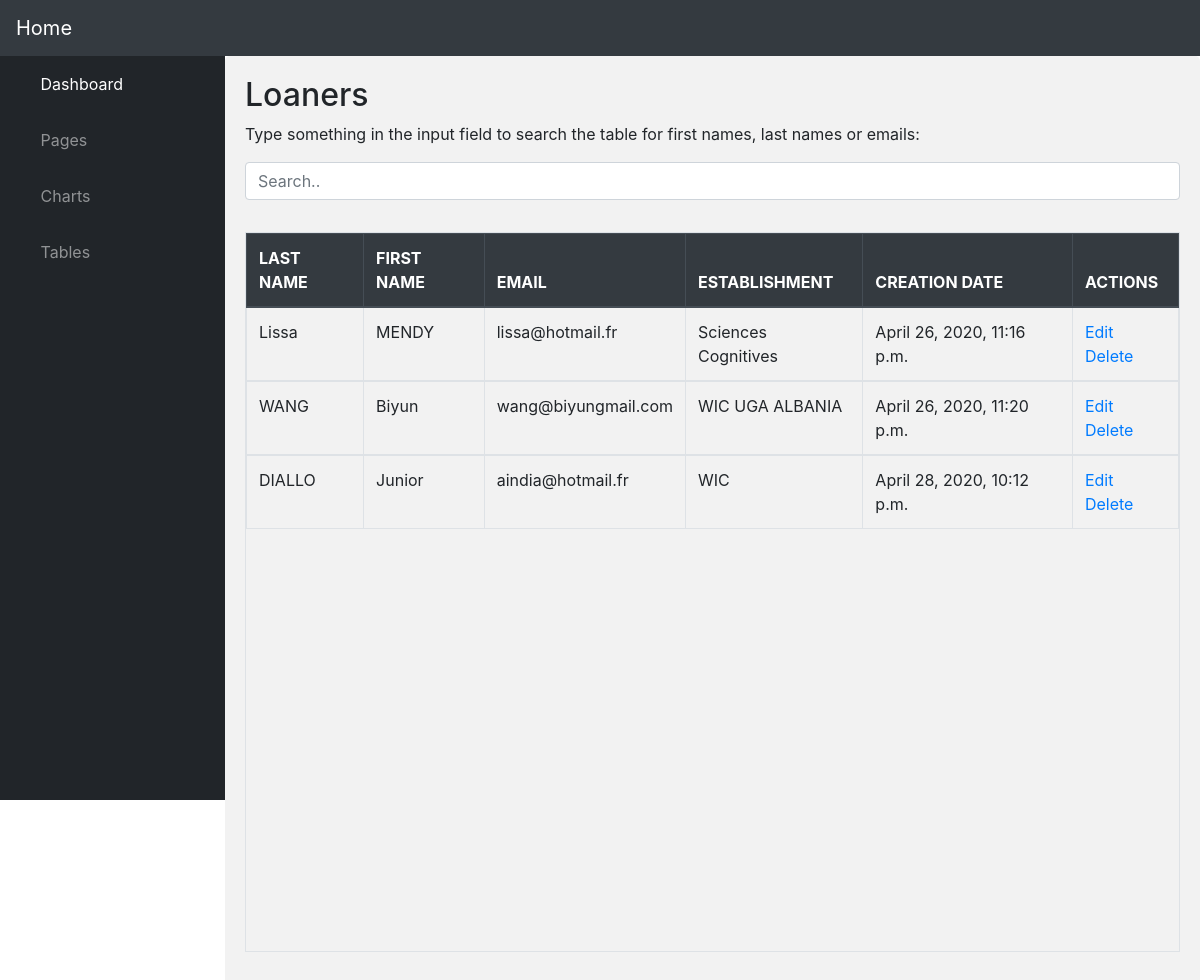
The page /showLoaner on the database as committed earlier.
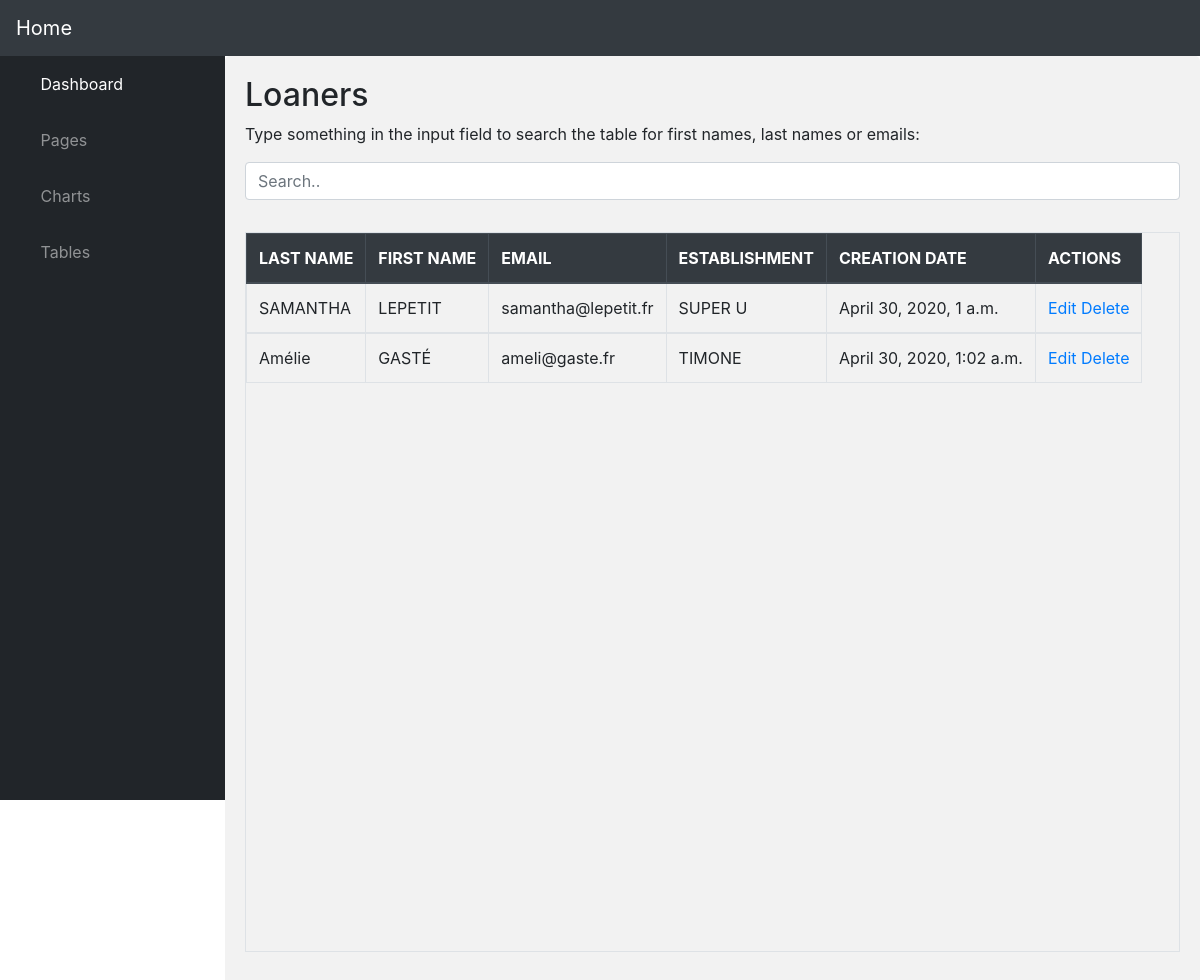
The same page on the database as committed later.
### siteWeb/models.py (models this page shows, shortened)
class Loaner(models.Model):
    last_name = models.CharField(max_length=255)
    first_name = models.CharField(max_length=255)
    email = models.EmailField(max_length=255, unique=True)
    establishment = models.CharField(max_length=250)
    creation_date = models.DateTimeField(auto_now_add=True)

### siteWeb/views.py (the view)
# urls.py: path('showLoaner', views.showLoaner, name='showLoaner'),
def showLoaner(request):
    loaner_liste = Loaner.objects.all()
    return render(request, 'siteWeb/showLoaner.html', {'loaners': loaner_liste})

### siteWeb/templates/siteWeb/showLoaner.html (shortened to what this page needs)
{% include "siteWeb/includes/dashboard.html" %}
{% load crispy_forms_tags %}
{% load static %}
{% block content %}
<head>
</head>
<div class="container">
    <h2>Loaners</h2>
  <p>Type something in the input field to search the table for first names, last names or emails:</p>
  <input class="form-control" id="myInput" type="text" placeholder="Search..">
  <br>
 <table class="table table-bordered responsive" style="height:90vh">
        <thead class="thead-dark">
            <tr>
                <th scope="col">LAST NAME</th>
                <th scope="col">FIRST NAME</th>
                <th scope="col">EMAIL</th>
                <th scope="col">ESTABLISHMENT</th>
                <th scope="col">CREATION DATE</th>
                <th scope="col">ACTIONS</th>
            </tr>
        </thead>
        {% for loaner in loaners %}
        <tbody id="myTable">
        <tr>
            <td>{{loaner.last_name}}</td>
            <td>{{loaner.first_name}}</td>
            <td>{{loaner.email}}</td>
            <td>{{loaner.establishment}}</td>
            <td>{{loaner.creation_date}}</td>
            <td>
                <a href="/editLoaner/{{loaner.id}}"><span>Edit</span></a>
                <a href="/deleteLoaner/{{loaner.id}}">Delete</a>
            </td>
        </tr>
        </tbody>
        {% endfor %}
    </table>
{% endblock %}

Rows that differ between the two databases and show on the page:
removed Loaner: last_name "Lissa", first_name "MENDY", email "lissa@hotmail.fr", establishment "Sciences Cognitives", creation_date "April 26, 2020, 11:16 p.m."
removed Loaner: last_name "WANG", first_name "Biyun", email "wang@biyungmail.com", establishment "WIC UGA ALBANIA", creation_date "April 26, 2020, 11:20 p.m."
removed Loaner: last_name "DIALLO", first_name "Junior", email "aindia@hotmail.fr", establishment "WIC", creation_date "April 28, 2020, 10:12 p.m."
added Loaner: last_name "SAMANTHA", first_name "LEPETIT", email "samantha@lepetit.fr", establishment "SUPER U", creation_date "April 30, 2020, 1 a.m."
added Loaner: last_name "Amélie", first_name "GASTÉ", email "ameli@gaste.fr", establishment "TIMONE", creation_date "April 30, 2020, 1:02 a.m."
